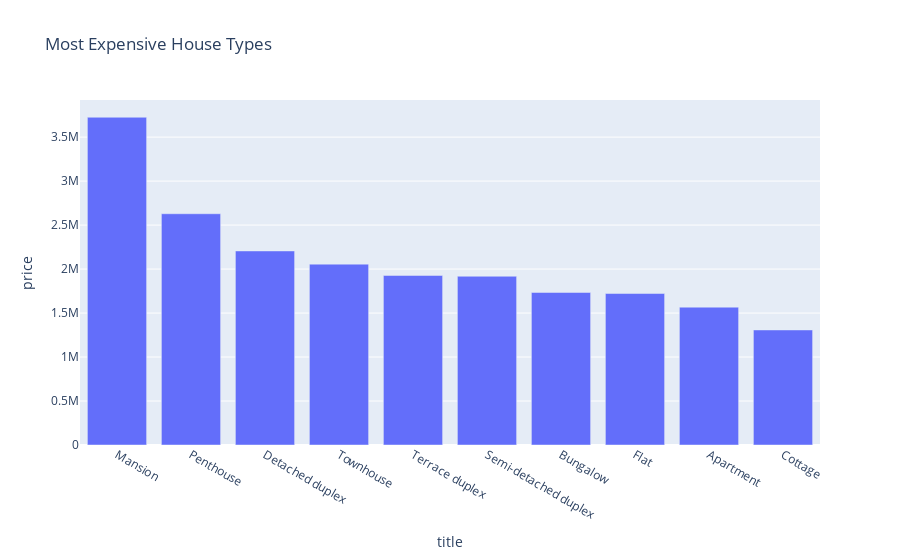

Write notebook code for a chart like this one.
### Code cell
# What are the top 5 most expensive house types in the dataset?
top_5_expensive = (
    df_train.groupby("title")["price"].mean().sort_values(ascending=False)
)

fig = px.bar(
    top_5_expensive,
    x=top_5_expensive.index,
    y="price",
    title="Most Expensive House Types",
)
fig.show()

### Figure 1 — Plotly figure (JSON) as saved in the notebook; plotly's stock layout.template omitted (floating-point values rounded to 4 significant figures)
{"data": [{"alignmentgroup": "True", "hovertemplate": "title=%{x}<br>price=%{y}<extra></extra>", "legendgroup": "", "marker": {"color": "#636efa", "pattern": {"shape": ""}}, "name": "", "offsetgroup": "", "orientation": "v", "showlegend": false, "textposition": "auto", "type": "bar", "x": ["Mansion", "Penthouse", "Detached duplex", "Townhouse", "Terrace duplex", "Semi-detached duplex", "Bungalow", "Flat", "Apartment", "Cottage"], "xaxis": "x", "y": [3726000.0, 2629000.0, 2206000.0, 2056000.0, 1927000.0, 1918000.0, 1734000.0, 1722000.0, 1567000.0, 1308000.0], "yaxis": "y"}], "layout": {"barmode": "relative", "legend": {"tracegroupgap": 0}, "title": {"text": "Most Expensive House Types"}, "xaxis": {"anchor": "y", "domain": [0, 1], "title": {"text": "title"}}, "yaxis": {"anchor": "x", "domain": [0, 1], "title": {"text": "price"}}}}
